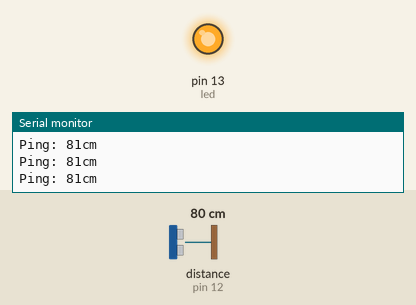
Recording of a sketch running on a simulated Arduino Uno, built with avr-gcc and run on an emulated ATmega328P. On the bench: output pins drawn as LEDs (lit = HIGH), the last lines printed to the serial monitor. The inputs (shaded band) are chosen by the test bench; at power-on: distance to the obstacle (sensor on pin 12) 80 cm. The echo pulse lasts 58.3 µs per cm.

Above: at 1.2 s.
1.3 s: distance to the obstacle (sensor on pin 12) set to 24 cm
2.8 s: distance to the obstacle (sensor on pin 12) set to 18 cm
At 3.2 s:
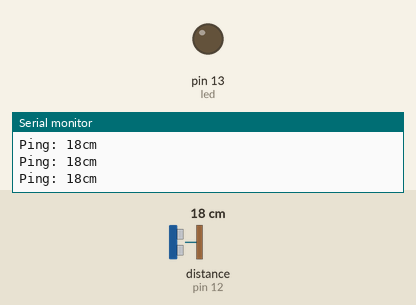
4.4 s: distance to the obstacle (sensor on pin 12) set to 35 cm
At 5.5 s:
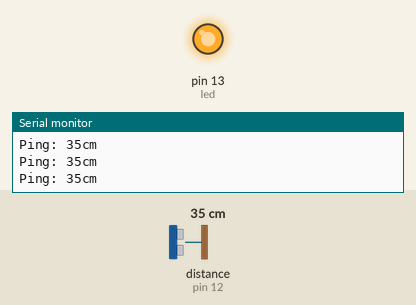
5.9 s: distance to the obstacle (sensor on pin 12) set to 2 cm
At 7.0 s:
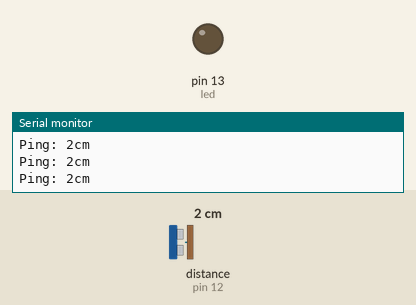
Timing chart, 0 to 8.4 s (numbered marks = the images above; inputs shaded):
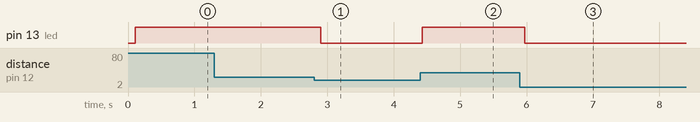

Measured:
- the behaviour switches between 21 and 20 cm on distance to the obstacle (sensor on pin 12) (found by bisection; images 0 and 1)
- after the input at 2.8 s, pin 13 (led): HIGH → LOW after 0.10 s
- after the input at 4.4 s, pin 13 (led): LOW → HIGH at once
- after the input at 5.9 s, pin 13 (led): HIGH → LOW after 0.07 s

The sketch:

MMIPLight.ino
```cpp
// ---------------------------------------------------------------------------
// NewPing library sketch that interfaces with all but the SRF06 sensor using
// only one Arduino pin. You can also interface with the SRF06 using one pin
// if you install a 0.1uf capacitor on the trigger and echo pins of the sensor
// then tie the trigger pin to the Arduino pin (doesn't work with Teensy).
// ---------------------------------------------------------------------------

#include <NewPing.h>

#define PING_PIN  12  // Arduino pin tied to both trigger and echo pins on the ultrasonic sensor.
#define MAX_DISTANCE 400 // Maximum distance we want to ping for (in centimeters). Maximum sensor distance is rated at 400-500cm.

NewPing sonar(PING_PIN, PING_PIN, MAX_DISTANCE); // NewPing setup of pin and maximum distance.


const int led =  13;


void setup() {
  Serial.begin(115200); // Open serial monitor at 115200 baud to see ping results.
  // initialize the LED pin as an output:
  pinMode(led, OUTPUT);

}

void loop() {
  delay(100);                      // Wait 50ms between pings (about 20 pings/sec). 29ms should be the shortest delay between pings.
  unsigned int distance = sonar.ping() / US_ROUNDTRIP_CM; // Send ping, get ping time in microseconds (uS).
  Serial.print("Ping: ");
  Serial.print(distance); // Convert ping time to distance and print result (0 = outside set distance range, no ping echo)
  Serial.println("cm");

   if (distance > 20) {
    // turn LED on:
    //Serial.println("hello");
    digitalWrite(led, HIGH);
  }
  else {
    // turn LED off:
    digitalWrite(led, LOW);
  }


}
```
